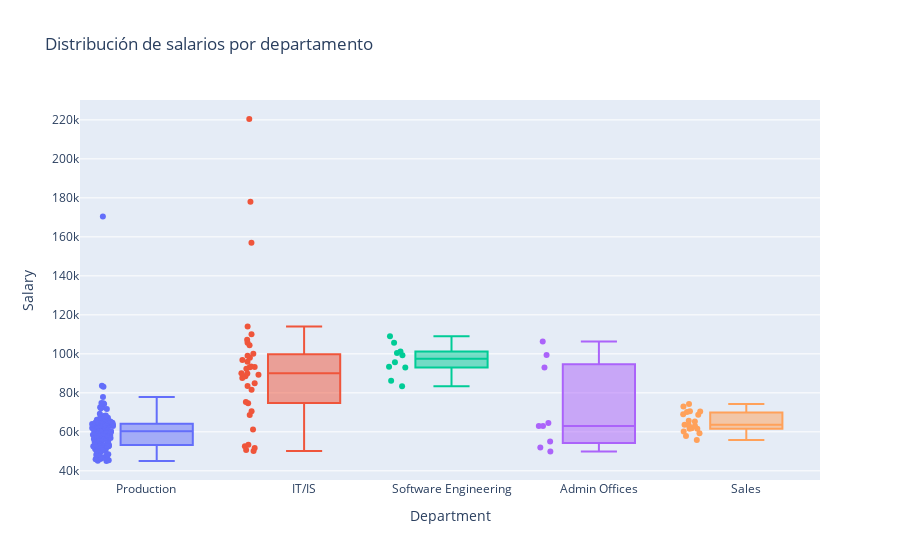

Notebook source saved alongside this figure:
### Markdown cell above
## 2. Distribución de salarios por departamento

### Code cell
fig2 = px.box(
    df,
    x="Department",
    y="Salary",
    color="Department",
    points="all",
    title="Distribución de salarios por departamento",
)
fig2.update_layout(showlegend=False)
fig2.show()

### Figure 1 — Plotly figure (JSON) as saved in the notebook; plotly's stock layout.template omitted (floating-point values rounded to 4 significant figures; data arrays with more than 128 entries replaced by an {"elided": "..."} marker saying what was removed)
{"data": [{"alignmentgroup": "True", "boxpoints": "all", "hovertemplate": "Department=%{x}<br>Salary=%{y}<extra></extra>", "legendgroup": "Production       ", "marker": {"color": "#636efa"}, "name": "Production       ", "notched": false, "offsetgroup": "Production       ", "orientation": "v", "showlegend": true, "type": "box", "x": {"elided": "147 str values"}, "x0": " ", "xaxis": "x", "y": {"elided": "147 int values"}, "y0": " ", "yaxis": "y"}, {"alignmentgroup": "True", "boxpoints": "all", "hovertemplate": "Department=%{x}<br>Salary=%{y}<extra></extra>", "legendgroup": "IT/IS", "marker": {"color": "#EF553B"}, "name": "IT/IS", "notched": false, "offsetgroup": "IT/IS", "orientation": "v", "showlegend": true, "type": "box", "x": ["IT/IS", "IT/IS", "IT/IS", "IT/IS", "IT/IS", "IT/IS", "IT/IS", "IT/IS", "IT/IS", "IT/IS", "IT/IS", "IT/IS", "IT/IS", "IT/IS", "IT/IS", "IT/IS", "IT/IS", "IT/IS", "IT/IS", "IT/IS", "IT/IS", "IT/IS", "IT/IS", "IT/IS", "IT/IS", "IT/IS", "IT/IS", "IT/IS", "IT/IS", "IT/IS", "IT/IS", "IT/IS", "IT/IS", "IT/IS", "IT/IS"], "x0": " ", "xaxis": "x", "y": [104437, 50178, 92328, 110000, 100031, 68678, 83552, 96820, 70621, 53366, 178000, 74679, 61242, 99020, 97999, 105700, 93206, 81584, 51777, 157000, 52599, 93093, 93554, 95920, 89883, 88527, 50750, 87565, 90100, 75281, 113999, 84903, 107226, 220450, 89292], "y0": " ", "yaxis": "y"}, {"alignmentgroup": "True", "boxpoints": "all", "hovertemplate": "Department=%{x}<br>Salary=%{y}<extra></extra>", "legendgroup": "Software Engineering", "marker": {"color": "#00cc96"}, "name": "Software Engineering", "notched": false, "offsetgroup": "Software Engineering", "orientation": "v", "showlegend": true, "type": "box", "x": ["Software Engineering", "Software Engineering", "Software Engineering", "Software Engineering", "Software Engineering", "Software Engineering", "Software Engineering", "Software Engineering", "Software Engineering", "Software Engineering"], "x0": " ", "xaxis": "x", "y": [95660, 93396, 101199, 99280, 105688, 108987, 83363, 86214, 92989, 100416], "y0": " ", "yaxis": "y"}, {"alignmentgroup": "True", "boxpoints": "all", "hovertemplate": "Department=%{x}<br>Salary=%{y}<extra></extra>", "legendgroup": "Admin Offices", "marker": {"color": "#ab63fa"}, "name": "Admin Offices", "notched": false, "offsetgroup": "Admin Offices", "orientation": "v", "showlegend": true, "type": "box", "x": ["Admin Offices", "Admin Offices", "Admin Offices", "Admin Offices", "Admin Offices", "Admin Offices", "Admin Offices", "Admin Offices", "Admin Offices"], "x0": " ", "xaxis": "x", "y": [106367, 63000, 99351, 49920, 64520, 93046, 51920, 55000, 63003], "y0": " ", "yaxis": "y"}, {"alignmentgroup": "True", "boxpoints": "all", "hovertemplate": "Department=%{x}<br>Salary=%{y}<extra></extra>", "legendgroup": "Sales", "marker": {"color": "#FFA15A"}, "name": "Sales", "notched": false, "offsetgroup": "Sales", "orientation": "v", "showlegend": true, "type": "box", "x": ["Sales", "Sales", "Sales", "Sales", "Sales", "Sales", "Sales", "Sales", "Sales", "Sales", "Sales", "Sales", "Sales", "Sales", "Sales", "Sales", "Sales", "Sales", "Sales"], "x0": " ", "xaxis": "x", "y": [65729, 61568, 59231, 74241, 70187, 61555, 70545, 68999, 65310, 70468, 63291, 63695, 63051, 68829, 61844, 72992, 60120, 57859, 55875], "y0": " ", "yaxis": "y"}], "layout": {"boxmode": "overlay", "legend": {"title": {"text": "Department"}, "tracegroupgap": 0}, "showlegend": false, "title": {"text": "Distribución de salarios por departamento"}, "xaxis": {"anchor": "y", "categoryarray": ["Production       ", "IT/IS", "Software Engineering", "Admin Offices", "Sales"], "categoryorder": "array", "domain": [0, 1], "title": {"text": "Department"}}, "yaxis": {"anchor": "x", "domain": [0, 1], "title": {"text": "Salary"}}}}
